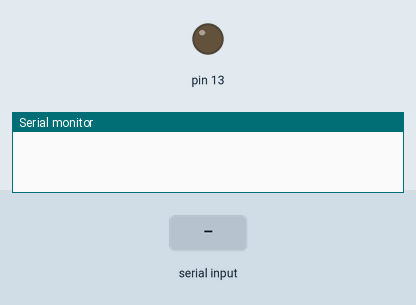
The sketch below on a simulated Arduino Uno, built with avr-gcc and run on an emulated ATmega328P. On the bench: output pins drawn as LEDs (lit = HIGH), the last lines printed to the serial monitor. The test bench sets the inputs (shaded band).

Above: at 1.2 s.
1.3 s: "acender" received over Serial
At 3.5 s:
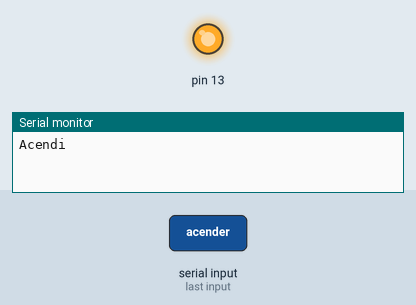
6.3 s: "apagar" received over Serial
At 8.4 s:
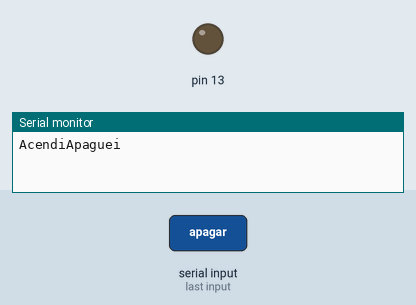
Timing chart, 0 to 9.9 s (numbered marks = the images above; inputs shaded):
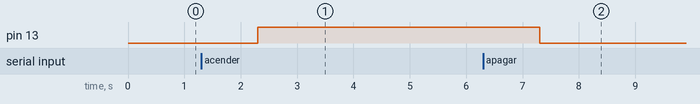

The sketch:

acenderLed.ino
```cpp
void setup() {
  // put your setup code here, to run once:
  Serial.begin(9600);
  pinMode(13, OUTPUT);
  digitalWrite(13, LOW);
}

void loop() {
  String buffer;
  // put your main code here, to run repeatedly:
  if (Serial.available() > 0) {
    buffer = Serial.readString();
    if (buffer == "arduino?") {
      Serial.print("Sim, sou eu");
    }
    else if (buffer == "acender") {
      digitalWrite(13, HIGH);
      Serial.print("Acendi");
    }
    else if (buffer == "apagar") {
      digitalWrite(13, LOW);
      Serial.print("Apaguei");
    }
  }
}
```

Measured:
- after the input at 1.3 s, pin 13: LOW → HIGH after 1.0 s
- after the input at 6.3 s, pin 13: HIGH → LOW after 1.0 s
